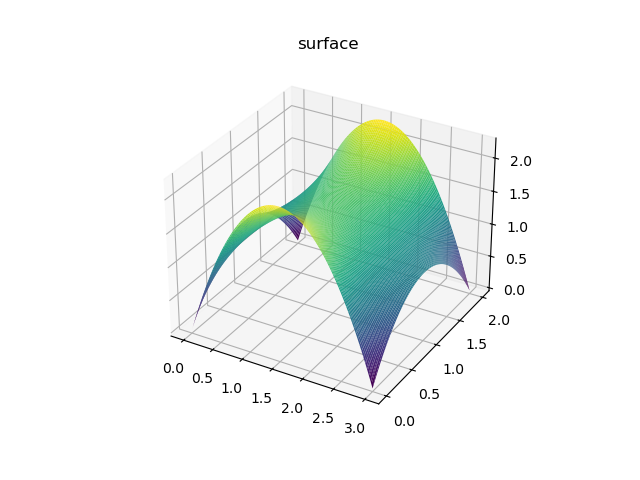

The Python source for this figure:
#!/usr/bin/python

import numpy as np

from matplotlib import pyplot as plt
from matplotlib import cm
from matplotlib import animation
from matplotlib.ticker import LinearLocator


# basic parameters
nx = 100   # number of points in x dimension
ny = 100   # number of points in x dimension
itmax = 50 # maximum number of iterations
L = 3
M = 2
pi = np.pi

x = np.linspace(0,L,nx)
y = np.linspace(0,M,ny)
X,Y = np.meshgrid(x,y)
Z = X*0;

for n in range(1,itmax):
  coeff = 4*(1-(-1)**n)/((n*pi)**3)
  Z += coeff*(L*L/np.sinh(n*pi*M/L))*np.sin(n*pi*X/L)*np.sinh(n*pi*(M-Y)/L)
  Z += coeff*(L*L/np.sinh(n*pi*M/L))*np.sin(n*pi*X/L)*np.sinh(n*pi*Y/L)
  Z += coeff*(M*M/np.sinh(n*pi*L/M))*np.sin(n*pi*Y/M)*np.sinh(n*pi*(L-X)/M)
  Z += coeff*(M*M/np.sinh(n*pi*L/M))*np.sin(n*pi*Y/M)*np.sinh(n*pi*X/M)

ax = plt.axes(projection='3d')
ax.plot_surface(X, Y, Z, rstride=1, cstride=1,
                cmap='viridis', edgecolor='none')
ax.set_title('surface');

#plt.show()
plt.savefig("hw3-part1.png")

